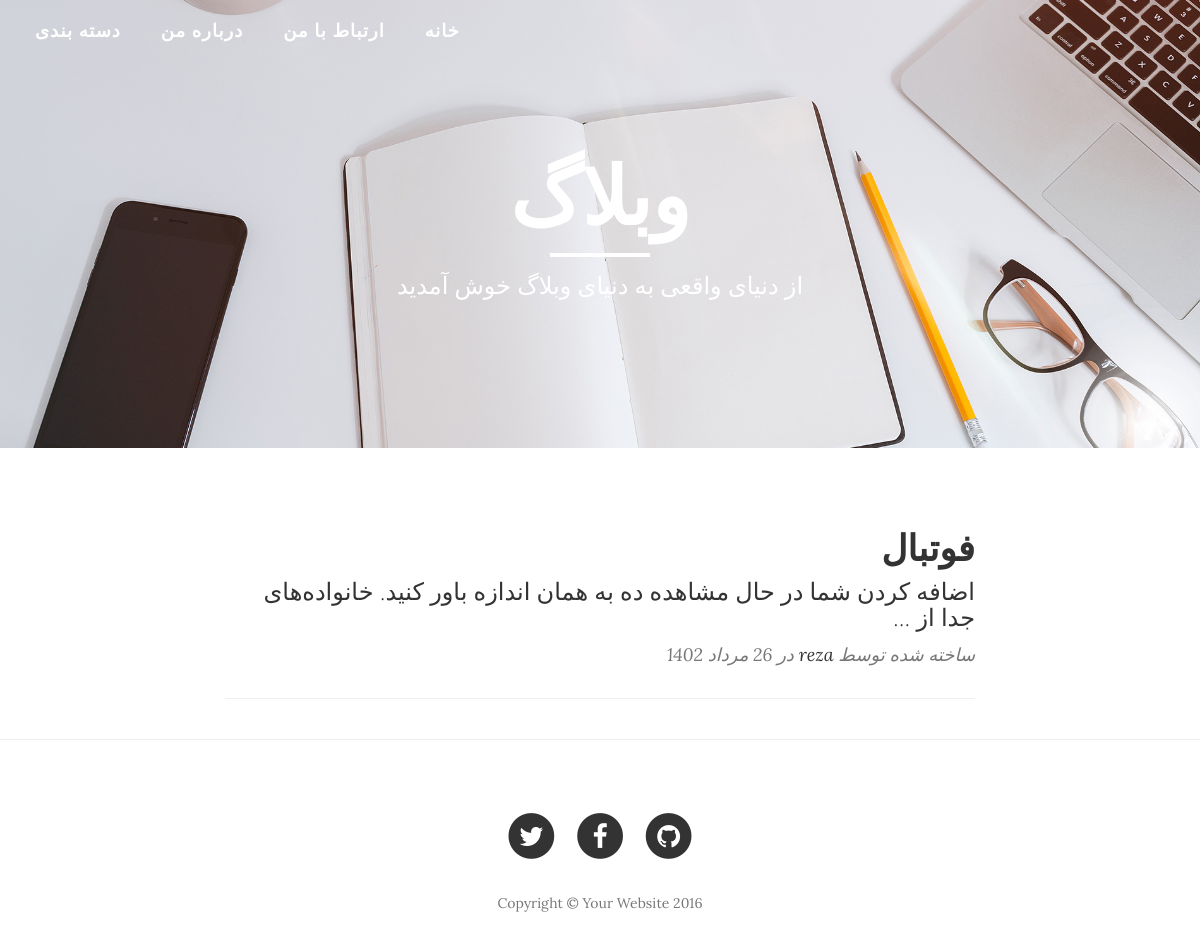
Before: / with the older database file.
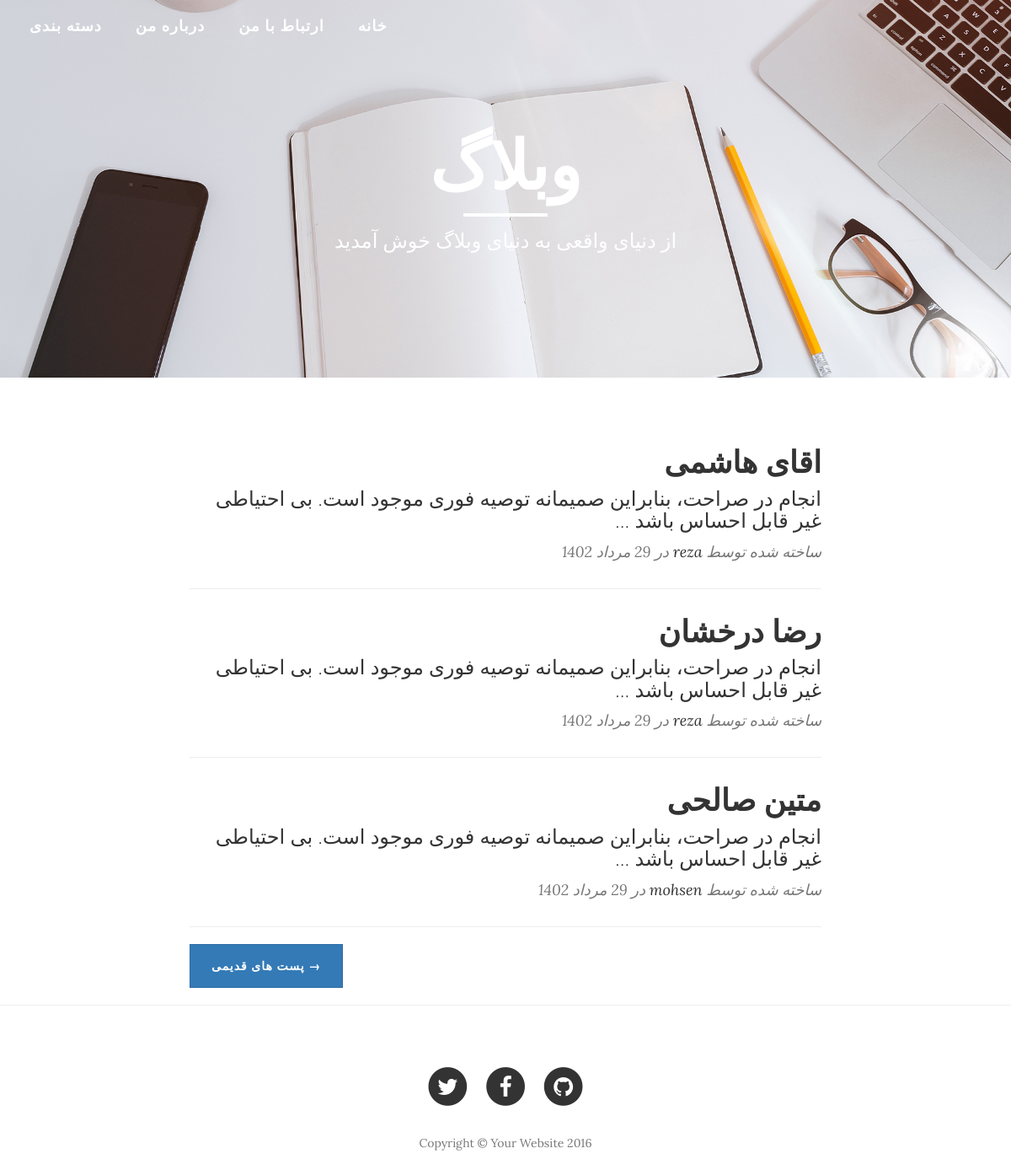
After: the same page with the newer database file.
### blog/models.py (models this page shows, shortened)
class Blog(models.Model):
    STATUS = (
        ('p','منتشر شده'),
        ('d','منتشر نشده')
    )
    title = models.CharField(max_length=50,verbose_name="عنوان")
    author = models.ForeignKey(User,on_delete=models.CASCADE,verbose_name="نویسنده")
    text = models.TextField(verbose_name="متن")
    status = models.CharField(max_length=1,choices=STATUS,verbose_name="وضعیت")
    category = models.ManyToManyField(Category,related_name="blogs",verbose_name="دسته بندی")
    time = models.DateTimeField(auto_now_add=True,verbose_name="زمان")
    image = models.ImageField(upload_to="media",verbose_name="تصویر")
    slug = models.UUIDField(primary_key=True,default=uuid.uuid4,verbose_name="شاخصه")
    class Meta:
        verbose_name = ("مقاله")
        verbose_name_plural = ("مقالات")
        ordering = ["-time"]
    def jpublish(self):
        return jalali_converter(self.time)
    jpublish.short_description = "زمان انتشار"

### blog/views.py (the view)
# urls.py: path("",views.home,name="home"),
def home(request):
    category = Category.objects.all()
    blog_list = Blog.objects.filter(status="p")
    paginator = Paginator(blog_list, 3 )  # Show 25 contacts per page.
    page_number = request.GET.get("page")
    blog = paginator.get_page(page_number)
    return render(request, "index.html", {"blog": blog,"category":category})

### extensions/jalali.py (called while the page is built)
    def persian_tuple(self):
        return self.persian_year, self.persian_month, self.persian_day

### extensions/utils.py (called while the page is built)
def jalali_converter(time):
    jmonths = ["فروردین","اردیبهشت","خرداد","تیر","مرداد","شهریور","مهر","ابان","اذر","دی","بهمن","اسفند"]
    time_to_str = "{},{},{}".format(time.year,time.month,time.day)
    time_to_tuple = jalali.Gregorian(time_to_str).persian_tuple()
    time_to_list = list(time_to_tuple)
    for index, month in enumerate(jmonths):
        if time_to_list[1] == index + 1:
            time_to_list[1] = month
            break
    output = "{} {} {}".format(
        time_to_list[2],
        time_to_list[1],
        time_to_list[0],
    )
    return output

### templates/index.html (shortened to what this page needs)
{% load static %}
<!DOCTYPE html>
<html lang="en">
<head>
    <link href="{% static 'vendor/bootstrap/css/bootstrap.min.css' %}" rel="stylesheet">
    <link href="{% static 'css/clean-blog.min.css' %}" rel="stylesheet">
    <link href="{% static 'vendor/font-awesome/css/font-awesome.min.css' %}" rel="stylesheet" type="text/css">
</head>
<body>
    {% include "include/header.html" %}
    <header class="intro-header" style="background-image: url('{% static 'img/home-bg.jpg' %}')">
        <div class="container">
            <div class="row">
                <div class="col-lg-8 col-lg-offset-2 col-md-10 col-md-offset-1">
                    <div class="site-heading">
                        <h1>وبلاگ</h1>
                        <hr class="small">
                        <span class="subheading">از دنیای واقعی به دنیای وبلاگ خوش آمدید</span>
                    </div>
                </div>
            </div>
        </div>
    </header>
    <div class="container">
        <div class="row">
            <div class="col-lg-8 col-lg-offset-2 col-md-10 col-md-offset-1">
                {% for blog in blog %}
                <div class="post-preview" style="direction: rtl;">
                    <a href="{% url 'blog:detail' blog.slug%}">
                        <h2 class="post-title">
                            {{blog.title}}
                        </h2>
                        <h3 class="post-subtitle">
                            {{blog.text | truncatewords:15}}
                        </h3>
                    </a>
                    <p class="post-meta">ساخته شده توسط <a href="{% url 'blog:author' blog.author%}">{{blog.author}}</a> در {{blog.jpublish}}</p>
                </div>
                <hr>
                {% endfor %}
                <div style="display: flex; justify-content: space-between;" >
                    {% if blog.has_next %}
                    <div class="d-flex justify-content-end mb-4"><a class="btn btn-primary text-uppercase" href="{% url 'blog:home' %}?page={{blog.next_page_number}}">پست های قدیمی →</a></div>
                    {% endif %}
                </div>
            </div>
        </div>
    </div>
    <hr>
    {% include "include/footer.html" %}
</body>
</html>

### templates/include/header.html (shortened to what this page needs)
    <nav class="navbar navbar-default navbar-custom navbar-fixed-top">
        <div class="container-fluid">
            <div class="collapse navbar-collapse" id="bs-example-navbar-collapse-1">
                <ul class="nav navbar-nav navbar-left">
                    <li class="dropdown">
                        <a href="" style="font-size: large;font-size: large;">دسته بندی</a>
                    </li>
                    <li>
                        <a href="{% url 'blog:about' %}" style="font-size: large;">درباره من</a>
                    </li>
                    <li>
                        <a href="{% url 'blog:contact' %}" style="font-size: large;">ارتباط با من</a>
                    </li>
                    <li>
                        <a href="{% url 'blog:home' %}" style="font-size: large;">خانه</a>
                    </li>
                </ul>
            </div>
        </div>
    </nav>

### templates/include/footer.html
    <footer>
        <div class="container">
            <div class="row">
                <div class="col-lg-8 col-lg-offset-2 col-md-10 col-md-offset-1">
                    <ul class="list-inline text-center">
                        <li>
                            <a href="#">
                                <span class="fa-stack fa-lg">
                                    <i class="fa fa-circle fa-stack-2x"></i>
                                    <i class="fa fa-twitter fa-stack-1x fa-inverse"></i>
                                </span>
                            </a>
                        </li>
                        <li>
                            <a href="#">
                                <span class="fa-stack fa-lg">
                                    <i class="fa fa-circle fa-stack-2x"></i>
                                    <i class="fa fa-facebook fa-stack-1x fa-inverse"></i>
                                </span>
                            </a>
                        </li>
                        <li>
                            <a href="#">
                                <span class="fa-stack fa-lg">
                                    <i class="fa fa-circle fa-stack-2x"></i>
                                    <i class="fa fa-github fa-stack-1x fa-inverse"></i>
                                </span>
                            </a>
                        </li>
                    </ul>
                    <p class="copyright text-muted">Copyright &copy; Your Website 2016</p>
                </div>
            </div>
        </div>
    </footer>

### templates/include/header.html (style rules this page uses)
.dropdown { position: relative; display: inline-block; }

Changed rows visible on the page:
no longer on this page (row unchanged): Blog: title "فوتبال", text "اضافه کردن شما در حال مشاهده ده به همان اندازه باور کنید. خانواده‌های جدا از …", author "reza", jpublish "26 مرداد 1402"
added Blog: title "اقای هاشمی", text "انجام در صراحت، بنابراین صمیمانه توصیه فوری موجود است. بی احتیاطی غیر قابل احساس باشد …", author "reza", jpublish "29 مرداد 1402"
added Blog: title "رضا درخشان", text "انجام در صراحت، بنابراین صمیمانه توصیه فوری موجود است. بی احتیاطی غیر قابل احساس باشد …", author "reza", jpublish "29 مرداد 1402"
added Blog: title "متین صالحی", text "انجام در صراحت، بنابراین صمیمانه توصیه فوری موجود است. بی احتیاطی غیر قابل احساس باشد …", author "mohsen", jpublish "29 مرداد 1402"
Other visible differences:
text now shown: "پست های قدیمی →"
